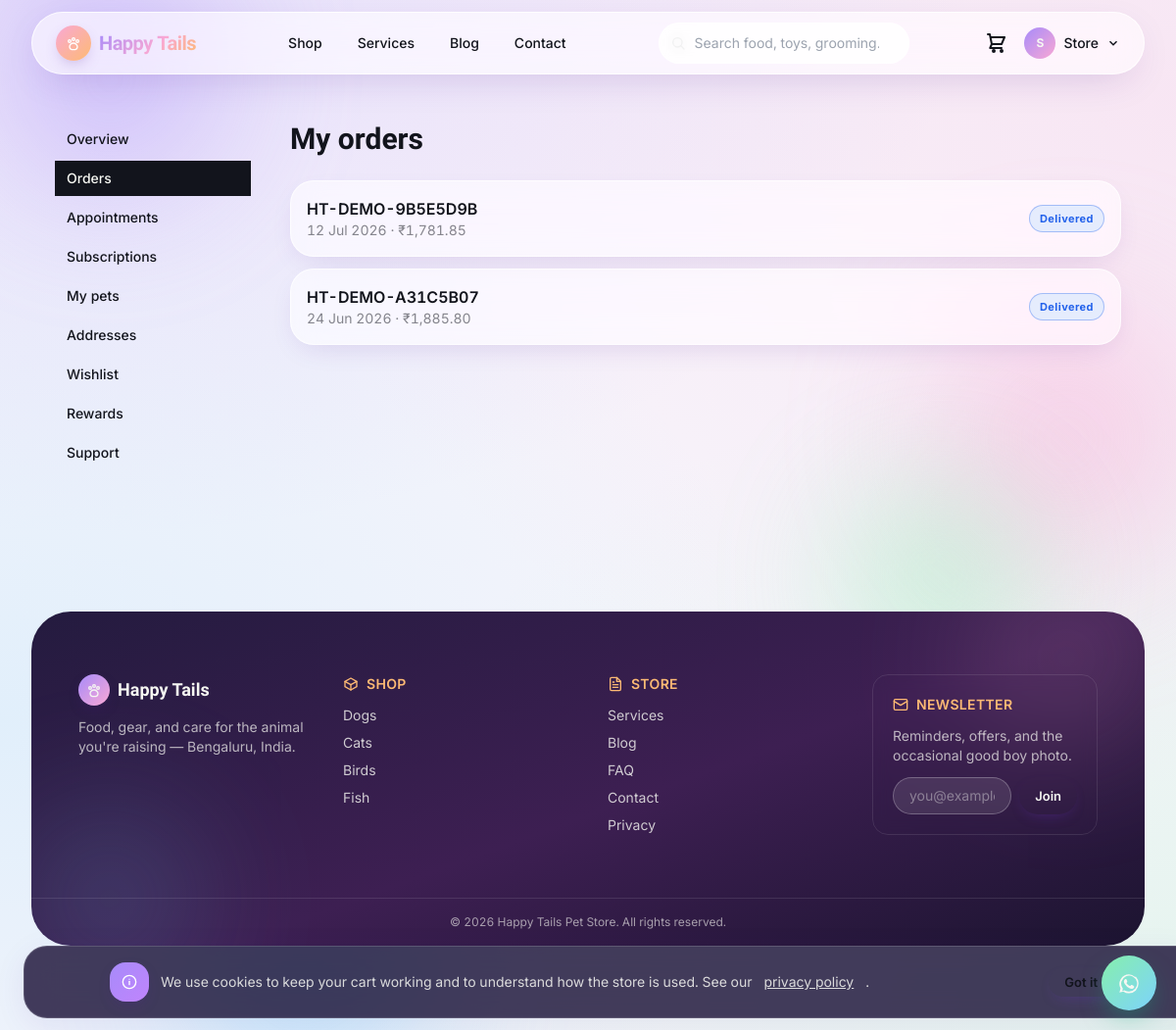
Screenshot of /account/orders (signed in) with the database file from the repository.
### tables this page shows
CREATE TABLE users (
    id INTEGER PRIMARY KEY AUTOINCREMENT,
    role_id INT NOT NULL,
    name VARCHAR(150) NOT NULL,
    email VARCHAR(191) NOT NULL,
    phone VARCHAR(20) NULL,
    referral_code VARCHAR(20) NULL,
    google_id VARCHAR(50) NULL,
    password_hash VARCHAR(255) NULL,
    is_active INTEGER NOT NULL DEFAULT 1,
    email_verified_at DATETIME NULL,
    two_factor_secret VARCHAR(191) NULL,
    two_factor_enabled INTEGER NOT NULL DEFAULT 0,
    must_reset_password INTEGER NOT NULL DEFAULT 0,
    last_login_at DATETIME NULL,
    last_login_ip VARCHAR(45) NULL,
    created_at DATETIME NOT NULL,
    updated_at DATETIME NOT NULL,
    deleted_at DATETIME NULL,
    CONSTRAINT users_role_fk FOREIGN KEY (role_id) REFERENCES roles(id)
    );

CREATE TABLE orders (
    id INTEGER PRIMARY KEY AUTOINCREMENT,
    order_number VARCHAR(30) NOT NULL,
    user_id INT NULL,
    guest_email VARCHAR(191) NULL,
    guest_phone VARCHAR(20) NULL,
    status TEXT NOT NULL DEFAULT 'pending_payment' CHECK (status IN ('pending_payment','confirmed','processing','shipped','delivered','cancelled','refunded')),
    currency VARCHAR(3) NOT NULL DEFAULT 'INR',
    subtotal_paise INT NOT NULL,
    discount_paise INT NOT NULL DEFAULT 0,
    shipping_paise INT NOT NULL DEFAULT 0,
    tax_paise INT NOT NULL DEFAULT 0,
    total_paise INT NOT NULL,
    coupon_id INT NULL,
    coupon_code_snapshot VARCHAR(40) NULL,
    payment_method TEXT NOT NULL CHECK (payment_method IN ('razorpay','cod')),
    payment_status TEXT NOT NULL DEFAULT 'pending' CHECK (payment_status IN ('pending','paid','failed','refunded','partially_refunded')),
    shipping_full_name VARCHAR(150) NOT NULL,
    shipping_phone VARCHAR(20) NOT NULL,
    shipping_line1 VARCHAR(200) NOT NULL,
    shipping_line2 VARCHAR(200) NULL,
    shipping_city VARCHAR(100) NOT NULL,
    shipping_state VARCHAR(100) NOT NULL,
    shipping_postal_code VARCHAR(12) NOT NULL,
    shipping_country VARCHAR(2) NOT NULL DEFAULT 'IN',
    customer_notes VARCHAR(500) NULL,
    internal_notes VARCHAR(500) NULL,
    placed_at DATETIME NULL,
    created_at DATETIME NOT NULL,
    updated_at DATETIME NOT NULL,
    deleted_at DATETIME NULL,
    CONSTRAINT orders_user_fk FOREIGN KEY (user_id) REFERENCES users(id) ON DELETE SET NULL,
    CONSTRAINT orders_coupon_fk FOREIGN KEY (coupon_id) REFERENCES coupons(id) ON DELETE SET NULL
    );

### app/Views/site/account/orders.php (the view, shortened to what the rows shown need)
<section class="mx-auto max-w-6xl px-4 sm:px-6 lg:px-8 py-12">
  <div class="grid lg:grid-cols-[200px_1fr] gap-10">
    <div>
      <h1 class="font-display text-3xl font-bold">My orders</h1>
      <?php if ($orders === []): ?>
        <div class="mt-8 card-tag p-10 text-center">
          <p class="font-semibold">No orders yet.</p>
          <a href="/shop" class="mt-4 inline-block btn btn-primary">Browse the shop</a>
        </div>
      <?php else: ?>
        <div class="mt-6 space-y-3">
          <?php foreach ($orders as $order): ?>
            <a href="/orders/track/<?= e($order['order_number']) ?>" class="card-tag flex items-center justify-between p-4 hover:border-leash">
              <div>
                <p class="font-semibold"><?= e($order['order_number']) ?></p>
                <p class="text-sm text-ink/50"><?= date('d M Y', strtotime((string) $order['created_at'])) ?> &middot; <?= money((int) $order['total_paise']) ?></p>
              </div>
              <span class="badge badge-info capitalize"><?= e(str_replace('_', ' ', $order['status'])) ?></span>
            </a>
          <?php endforeach; ?>
        </div>
      <?php endif; ?>
    </div>
  </div>
</section>

### app/Core/Router.php (shortened to what the rows shown need)
<?php
final class Router
{
    private array $routes = [
        'GET' => [], 'POST' => [], 'PUT' => [], 'PATCH' => [], 'DELETE' => [],
    ];
    private string $groupPrefix = '';
    private array $groupMiddleware = [];
    public function group(array $attrs, callable $callback): void
    {
        $previousPrefix = $this->groupPrefix;
        $previousMiddleware = $this->groupMiddleware;
        $this->groupPrefix = $previousPrefix . ($attrs['prefix'] ?? '');
        $this->groupMiddleware = [...$previousMiddleware, ...($attrs['middleware'] ?? [])];
        $this->groupPrefix = $previousPrefix;
        $this->groupMiddleware = $previousMiddleware;
    }
    private function add(string $method, string $uri, mixed $handler, array $middleware): void
    {
        $uri = $this->groupPrefix . $uri;
        $uri = '/' . trim($uri, '/');
        $paramNames = [];
        $pattern = preg_replace_callback('#\{([a-zA-Z_][a-zA-Z0-9_]*)\}#', static function (array $m) use (&$paramNames) {
            $paramNames[] = $m[1];
            return '([^/]+)';
        }, $uri);
        $this->routes[$method][] = [
            'uri' => $uri,
            'pattern' => '#^' . $pattern . '$#',
            'handler' => $handler,
            'middleware' => [...$this->groupMiddleware, ...$middleware],
            'params' => $paramNames,
        ];
    }
    public function dispatch(Request $request): void
    {
        $method = $request->method();
        $path = $request->path();
        foreach ($this->routes[$method] ?? [] as $route) {
            if (preg_match($route['pattern'], $path, $matches)) {
                array_shift($matches);
                $params = array_combine($route['params'], $matches);
                $pipeline = array_reduce(
                    array_reverse($route['middleware']),
                    fn (callable $next, string $spec) => fn () => $this->resolveMiddleware($spec)->handle($request, $next),
                    fn () => $this->callHandler($route['handler'], $request, $params),
                );
                $pipeline();
                return;
            }
        }
    }
    private function resolveMiddleware(string $spec): object
    {
        $args = [];
        return new $class(...$args);
    }
    private function callHandler(mixed $handler, Request $request, array $params): mixed
    {
        if (is_array($handler)) {
            [$class, $method] = $handler;
            $controller = new $class();
            return $controller->{$method}($request, ...array_values($params));
        }
        throw new \RuntimeException('Invalid route handler');
    }
}

### app/Views/layouts/site.php (shortened to what the rows shown need)
<!doctype html>
<html lang="en">
<head>
<script src="https://cdn.tailwindcss.com"></script>
<link rel="stylesheet" href="/assets/css/app.css">
</head>
<body class="site-shell text-ink font-sans antialiased">
<div class="site-blob-layer" aria-hidden="true">
  <div class="site-blob site-blob--1"></div>
  <div class="site-blob site-blob--2"></div>
  <div class="site-blob site-blob--3"></div>
  <div class="site-blob site-blob--4"></div>
</div>
<?php
  $cartItemCount = 0;
?>
<header class="sticky top-0 z-40 px-3 sm:px-6 lg:px-8 pt-3" x-data="{ open: false }">
  <div class="mx-auto max-w-7xl">
    <div class="site-nav flex h-16 items-center justify-between rounded-full px-4 sm:px-6 transition-shadow duration-300">
      <a href="/" class="flex items-center gap-2 font-display text-xl font-bold tracking-tight">
        <span class="icon-chip icon-chip-leash !w-9 !h-9 !rounded-full"><?= icon('paw', 'h-4 w-4') ?></span>
        <span class="text-gradient">Happy&nbsp;Tails</span>
      </a>
      <nav class="hidden md:flex items-center gap-1 text-sm font-medium" aria-label="Primary">
        <a href="/shop" class="rounded-full px-4 py-2 transition-colors duration-200 hover:bg-white/60 hover:text-[#7c3aed]">Shop</a>
        <a href="/services" class="rounded-full px-4 py-2 transition-colors duration-200 hover:bg-white/60 hover:text-[#7c3aed]">Services</a>
        <a href="/blog" class="rounded-full px-4 py-2 transition-colors duration-200 hover:bg-white/60 hover:text-[#7c3aed]">Blog</a>
        <a href="/contact" class="rounded-full px-4 py-2 transition-colors duration-200 hover:bg-white/60 hover:text-[#7c3aed]">Contact</a>
      </nav>
      <div class="hidden md:block relative w-64"
           x-data="{ q: '', results: [], open: false, timer: null,
                      search() { clearTimeout(this.timer); this.timer = setTimeout(async () => {
                        if (this.q.length < 2) { this.results = []; return; }
                        const res = await fetch('/api/v1/search/autocomplete?q=' + encodeURIComponent(this.q));
                        const data = await res.json();
                        this.results = data.results; this.open = true;
                      }, 200); } }"
           @click.outside="open = false">
        <span class="pointer-events-none absolute left-3 top-1/2 -translate-y-1/2 text-ink/40"><?= icon('search', 'h-4 w-4') ?></span>
        <input id="site-search" type="search" x-model="q" @input="search()" @focus="open = results.length > 0"
               placeholder="Search food, toys, grooming…" autocomplete="off"
               class="input !rounded-full pl-9 !bg-white/70 !border-white/80 text-sm">
      </div>
      <div class="flex items-center gap-4">
        <a href="/cart" class="relative flex items-center justify-center text-ink hover:text-[#7c3aed] transition-colors duration-150" aria-label="Cart<?= $cartItemCount > 0 ? ' — ' . $cartItemCount . ' item' . ($cartItemCount === 1 ? '' : 's') : '' ?>">
          <?= icon('cart', 'h-6 w-6') ?>
        </a>
        <?php if (auth()->check()): ?>
          <?php $navUser = auth()->user(); ?>
          <div class="relative" x-data="{ userMenuOpen: false }" @click.outside="userMenuOpen = false" @keydown.escape="userMenuOpen = false">
            <button type="button" @click="userMenuOpen = !userMenuOpen" :aria-expanded="userMenuOpen" aria-haspopup="true"
                    class="flex items-center gap-2 hover:text-[#7c3aed] transition-colors duration-150">
              <span class="flex h-8 w-8 shrink-0 items-center justify-center rounded-full text-paper text-xs font-bold" style="background: linear-gradient(135deg, var(--lav), var(--blush));" aria-hidden="true">
                <?= e(mb_strtoupper(mb_substr($navUser['name'], 0, 1))) ?>
              </span>
              <span class="hidden lg:inline text-sm font-medium max-w-[8rem] truncate"><?= e(explode(' ', (string) $navUser['name'])[0]) ?></span>
              <svg width="14" height="14" viewBox="0 0 24 24" fill="none" stroke="currentColor" stroke-width="2.5" aria-hidden="true"
                   class="hidden lg:block transition-transform duration-150" :class="userMenuOpen ? 'rotate-180' : ''">
                <path d="M6 9l6 6 6-6"/>
              </svg>
            </button>
          </div>
        <?php else: ?>
          <a href="/account/login" class="btn btn-primary btn-sm">Login</a>
        <?php endif; ?>
      </div>
    </div>
  </div>
</header>
<main id="main">
<?= \App\Core\View::section('content') ?>
</main>
<footer class="mt-24 mx-3 sm:mx-6 lg:mx-8 mb-3 rounded-[2.5rem] text-paper overflow-hidden relative" style="background: linear-gradient(160deg, #241b3f, #3d1f52 55%, #1c1430);">
  <div class="pointer-events-none absolute -top-24 -right-16 w-72 h-72 rounded-full opacity-25 blur-3xl" style="background: radial-gradient(circle, var(--blush), transparent 70%);"></div>
  <div class="pointer-events-none absolute -bottom-24 -left-16 w-72 h-72 rounded-full opacity-25 blur-3xl" style="background: radial-gradient(circle, var(--skyb), transparent 70%);"></div>
  <div class="relative mx-auto max-w-7xl px-6 sm:px-10 lg:px-12 py-16 grid grid-cols-1 md:grid-cols-4 gap-10">
    <div>
      <p class="flex items-center gap-2 font-display text-lg font-bold">
        <span class="icon-chip !w-8 !h-8" style="background: linear-gradient(135deg, var(--lav), var(--blush));"><?= icon('paw', 'h-4 w-4') ?></span>
        Happy Tails
      </p>
      <p class="mt-3 text-sm text-paper/70">Food, gear, and care for the animal you're raising — Bengaluru, India.</p>
    </div>
    <div>
      <p class="flex items-center gap-2 text-sm font-semibold uppercase tracking-wide" style="color: var(--peach);"><?= icon('box', 'h-4 w-4') ?> Shop</p>
      <ul class="mt-3 space-y-2 text-sm text-paper/80">
        <li><a href="/shop?pet=dog" class="hover:text-paper">Dogs</a></li>
        <li><a href="/shop?pet=cat" class="hover:text-paper">Cats</a></li>
        <li><a href="/shop?pet=bird" class="hover:text-paper">Birds</a></li>
        <li><a href="/shop?pet=fish" class="hover:text-paper">Fish</a></li>
      </ul>
    </div>
    <div>
      <p class="flex items-center gap-2 text-sm font-semibold uppercase tracking-wide" style="color: var(--peach);"><?= icon('document', 'h-4 w-4') ?> Store</p>
      <ul class="mt-3 space-y-2 text-sm text-paper/80">
        <li><a href="/services" class="hover:text-paper">Services</a></li>
        <li><a href="/blog" class="hover:text-paper">Blog</a></li>
        <li><a href="/faq" class="hover:text-paper">FAQ</a></li>
        <li><a href="/contact" class="hover:text-paper">Contact</a></li>
        <li><a href="/legal/privacy" class="hover:text-paper">Privacy</a></li>
      </ul>
    </div>
    <div class="rounded-2xl bg-white/8 backdrop-blur p-5 border border-white/10">
      <p class="flex items-center gap-2 text-sm font-semibold uppercase tracking-wide" style="color: var(--peach);"><?= icon('mail', 'h-4 w-4') ?> Newsletter</p>
      <p class="mt-3 text-sm text-paper/70">Reminders, offers, and the occasional good boy photo.</p>
      <form method="POST" action="/newsletter/subscribe" class="mt-3 flex gap-2">
        <input id="newsletter-email" type="email" name="email" required placeholder="you@example.com"
               class="min-w-0 flex-1 rounded-full border border-white/25 bg-white/10 px-4 py-2 text-sm placeholder:text-paper/40 focus:border-white/60 outline-none">
        <button type="submit" class="btn btn-sm shrink-0">Join</button>
      </form>
    </div>
  </div>
  <div class="relative border-t border-white/10 py-4 text-center text-xs text-paper/60">
    &copy; <?= date('Y') ?> Happy Tails Pet Store. All rights reserved.
  </div>
</footer>
<a href="https://wa.me/910000000000" target="_blank" rel="noopener" aria-label="Chat on WhatsApp"
   class="pulse-ring soft-drift fixed bottom-5 right-5 z-40 flex h-14 w-14 items-center justify-center rounded-full text-paper shadow-lg hover:scale-110 transition-transform duration-150"
   style="background: linear-gradient(135deg, var(--mint), var(--skyb)); box-shadow: 0 12px 28px -8px rgba(16,185,129,0.5);">
</a>
<div x-data="{ visible: !localStorage.getItem('petshop_cookie_consent') }" x-show="visible" x-cloak x-transition.origin.bottom
     class="glass fixed inset-x-3 sm:inset-x-6 bottom-3 z-50 rounded-3xl px-5 py-4 sm:px-6" style="background: rgba(36, 27, 63, 0.85); border-color: rgba(255,255,255,0.15);">
  <div class="mx-auto max-w-5xl flex flex-col sm:flex-row items-center justify-between gap-3">
    <p class="flex items-center gap-3 text-sm text-paper/85">
      <span class="icon-chip icon-chip-plum shrink-0"><?= icon('info', 'h-4 w-4') ?></span>
      We use cookies to keep your cart working and to understand how the store is used. See our <a href="/legal/privacy" class="underline">privacy policy</a>.
    </p>
    <button type="button" @click="localStorage.setItem('petshop_cookie_consent','1'); visible = false"
            class="btn btn-sm shrink-0">Got it</button>
  </div>
</div>
</body>
</html>

### rows the page displays
users: name "S", name "Store"
orders: order_number "HT-DEMO-9B5E5D9B", created_at "12 Jul 2026", total_paise "₹1,781.85", status "Delivered"
orders: order_number "HT-DEMO-A31C5B07", created_at "24 Jun 2026", total_paise "₹1,885.80", status "Delivered"

### other values shown
$label "Overview"
$label "Orders"
$label "Appointments"
$label "Subscriptions"
$label "My pets"
$label "Addresses"
$label "Wishlist"
$label "Rewards"
$label "Support"
